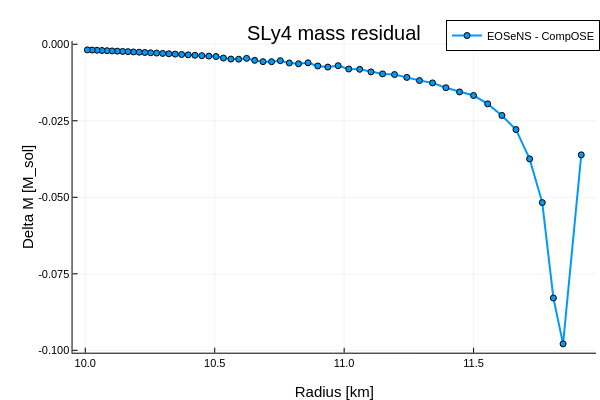

Notebook code for this chart:
### Markdown cell above
## Simple Difference Diagnostic

Interpolate the EOSeNS curve onto the CompOSE radii over the shared radius range and plot the mass residual.

### Code cell
order = sortperm(eosens_radius)
r_sorted = eosens_radius[order]
m_sorted = eosens_mass[order]

shared = (compose_radius .>= minimum(r_sorted)) .& (compose_radius .<= maximum(r_sorted))
function interp_linear(x, y, xq)
    i = searchsortedlast(x, xq)
    i = clamp(i, 1, length(x) - 1)
    t = (xq - x[i]) / (x[i + 1] - x[i])
    return (1 - t) * y[i] + t * y[i + 1]
end

m_interp = [interp_linear(r_sorted, m_sorted, r) for r in compose_radius[shared]]
mass_residual = m_interp .- compose_mass[shared]

println("max |Delta M| over shared range: ", maximum(abs.(mass_residual)), " M_sol")

plot(compose_radius[shared], mass_residual;
    xlabel="Radius [km]",
    ylabel="Delta M [M_sol]",
    label="EOSeNS - CompOSE",
    linewidth=2,
    marker=:circle,
    markersize=3,
    title="SLy4 mass residual"
)

### Figure 1 — Plotly figure (JSON) as saved in the notebook; plotly's stock layout.template omitted (floating-point values rounded to 4 significant figures)
{"data": [{"colorbar": {"len": 0.8657, "title": "", "x": 0.9934, "y": 0.5087}, "legendgroup": "EOSeNS - CompOSE", "line": {"color": "rgba(0, 154, 250, 1.000)", "dash": "solid", "shape": "linear", "width": 2}, "marker": {"color": "rgba(0, 154, 250, 1.000)", "line": {"color": "rgba(0, 0, 0, 1.000)", "width": 1}, "size": 6, "symbol": "circle"}, "mode": "lines+markers", "name": "EOSeNS - CompOSE", "showlegend": true, "type": "scatter", "x": [11.92, 11.85, 11.81, 11.77, 11.72, 11.66, 11.61, 11.55, 11.5, 11.45, 11.39, 11.34, 11.29, 11.24, 11.19, 11.15, 11.1, 11.06, 11.02, 10.98, 10.94, 10.9, 10.86, 10.82, 10.79, 10.75, 10.72, 10.69, 10.65, 10.62, 10.59, 10.56, 10.53, 10.51, 10.48, 10.45, 10.42, 10.4, 10.37, 10.35, 10.32, 10.3, 10.28, 10.25, 10.23, 10.21, 10.19, 10.17, 10.14, 10.12, 10.1, 10.08, 10.06, 10.05, 10.03, 10.01], "xaxis": "x", "y": [-0.03614, -0.09789, -0.08289, -0.05173, -0.03745, -0.02786, -0.02326, -0.01947, -0.01674, -0.01558, -0.0142, -0.01262, -0.01185, -0.01083, -0.009892, -0.009679, -0.009034, -0.008192, -0.008086, -0.006998, -0.007455, -0.007093, -0.00605, -0.006372, -0.006117, -0.005368, -0.005697, -0.005684, -0.005266, -0.004609, -0.004873, -0.004834, -0.004508, -0.004002, -0.00387, -0.003729, -0.003593, -0.003463, -0.003342, -0.003222, -0.003105, -0.002997, -0.002888, -0.00279, -0.002692, -0.002595, -0.002506, -0.002418, -0.002334, -0.002256, -0.002179, -0.002104, -0.002034, -0.001963, -0.001898, -0.001833], "yaxis": "y"}], "layout": {"annotations": [{"font": {"color": "rgba(0, 0, 0, 1.000)", "family": "sans-serif", "size": 20}, "rotation": 0, "showarrow": false, "text": "SLy4 mass residual", "x": 0.5572, "xanchor": "center", "xref": "paper", "y": 1, "yanchor": "top", "yref": "paper"}], "height": 400, "legend": {"bgcolor": "rgba(255, 255, 255, 1.000)", "bordercolor": "rgba(0, 0, 0, 1.000)", "borderwidth": 1, "font": {"color": "rgba(0, 0, 0, 1.000)", "family": "sans-serif", "size": 11}, "title": {"font": {"color": "rgba(0, 0, 0, 1.000)", "family": "sans-serif", "size": 15}, "text": ""}, "tracegroupgap": 0, "traceorder": "normal", "x": 1, "xanchor": "auto", "y": 1, "yanchor": "auto"}, "margin": {"b": 20, "l": 0, "r": 0, "t": 20}, "paper_bgcolor": "rgba(255, 255, 255, 1.000)", "plot_bgcolor": "rgba(255, 255, 255, 1.000)", "showlegend": true, "width": 600, "xaxis": {"anchor": "y", "domain": [0.1209, 0.9934], "gridcolor": "rgba(0, 0, 0, 0.100)", "gridwidth": 0.5, "linecolor": "rgba(0, 0, 0, 1.000)", "mirror": false, "range": [9.951, 11.97], "showgrid": true, "showline": true, "showticklabels": true, "tickangle": 0, "tickcolor": "rgb(0, 0, 0)", "tickfont": {"color": "rgba(0, 0, 0, 1.000)", "family": "sans-serif", "size": 11}, "tickmode": "array", "ticks": "inside", "ticktext": ["10.0", "10.5", "11.0", "11.5"], "tickvals": [10, 10.5, 11, 11.5], "title": "Radius [km]", "titlefont": {"color": "rgba(0, 0, 0, 1.000)", "family": "sans-serif", "size": 15}, "type": "-", "visible": true, "zeroline": false, "zerolinecolor": "rgba(0, 0, 0, 1.000)"}, "yaxis": {"anchor": "x", "domain": [0.07581, 0.9415], "gridcolor": "rgba(0, 0, 0, 0.100)", "gridwidth": 0.5, "linecolor": "rgba(0, 0, 0, 1.000)", "mirror": false, "range": [-0.1008, 0.001049], "showgrid": true, "showline": true, "showticklabels": true, "tickangle": 0, "tickcolor": "rgb(0, 0, 0)", "tickfont": {"color": "rgba(0, 0, 0, 1.000)", "family": "sans-serif", "size": 11}, "tickmode": "array", "ticks": "inside", "ticktext": ["-0.100", "-0.075", "-0.050", "-0.025", "0.000"], "tickvals": [-0.1, -0.075, -0.05, -0.025, 0], "title": "Delta M [M_sol]", "titlefont": {"color": "rgba(0, 0, 0, 1.000)", "family": "sans-serif", "size": 15}, "type": "-", "visible": true, "zeroline": false, "zerolinecolor": "rgba(0, 0, 0, 1.000)"}}}
